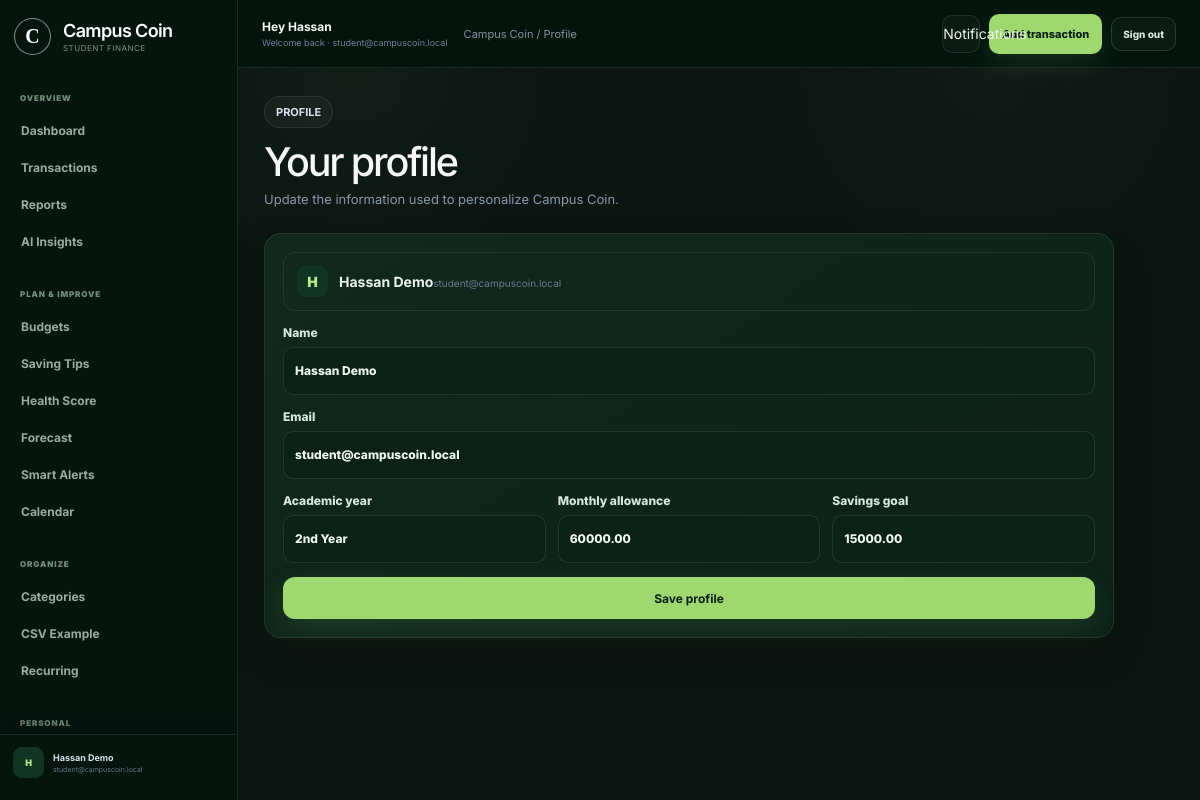
/student/profile.php (signed in), run on the app's committed database.
### tables this page shows
CREATE TABLE users (
    user_id BIGINT UNSIGNED AUTO_INCREMENT PRIMARY KEY,
    role ENUM('student', 'admin') NOT NULL DEFAULT 'student',
    name VARCHAR(120) NOT NULL,
    email VARCHAR(190) NOT NULL,
    password_hash VARCHAR(255) NOT NULL,
    academic_year VARCHAR(50) NULL,
    monthly_allowance_baseline DECIMAL(12,2) NULL,
    monthly_savings_goal DECIMAL(12,2) NULL,
    status ENUM('pending', 'active', 'disabled') NOT NULL DEFAULT 'pending',
    email_verified_at DATETIME NULL,
    last_login_at DATETIME NULL,
    created_at DATETIME NOT NULL DEFAULT CURRENT_TIMESTAMP,
    updated_at DATETIME NOT NULL DEFAULT CURRENT_TIMESTAMP ON UPDATE CURRENT_TIMESTAMP,
    CONSTRAINT uq_users_email UNIQUE (email),
    CONSTRAINT chk_users_allowance CHECK (
        monthly_allowance_baseline IS NULL OR monthly_allowance_baseline >= 0
    ),
    CONSTRAINT chk_users_savings_goal CHECK (
        monthly_savings_goal IS NULL OR monthly_savings_goal >= 0
    )
);

### config/database.php (called while the page is built, shortened)
<?php
function db(): PDO
{
    static $pdo = null;
    if ($pdo instanceof PDO) {
        return $pdo;
    }
    $host = '127.0.0.1';
    $port = '3306';
    $database = 'campus_coin';
    $username = 'root';
    $password = '';
    $dsn = "mysql:host={$host};port={$port};dbname={$database};charset=utf8mb4";
    $pdo = new PDO($dsn, $username, $password, [
        PDO::ATTR_ERRMODE            => PDO::ERRMODE_EXCEPTION,
        PDO::ATTR_DEFAULT_FETCH_MODE => PDO::FETCH_ASSOC,
        PDO::ATTR_EMULATE_PREPARES   => false,
    ]);
    return $pdo;
}

### includes/bootstrap.php (called while the page is built, shortened)
<?php
require_once __DIR__ . "/../config/database.php";
function e(?string $v): string{return htmlspecialchars($v??"",ENT_QUOTES,"UTF-8");}

### student/profile.php (the view)
<?php declare(strict_types=1);require __DIR__.'/../includes/bootstrap.php';require_student();$uid=(int)current_user()['user_id'];if($_SERVER['REQUEST_METHOD']==='POST'){verify_csrf($_POST['csrf_token']??null);db()->prepare('UPDATE users SET name=?,academic_year=?,monthly_allowance_baseline=?,monthly_savings_goal=? WHERE user_id=?')->execute([trim($_POST['name']),trim($_POST['academic_year']??'')?:null,($_POST['allowance']??'')===''?null:(float)$_POST['allowance'],($_POST['goal']??'')===''?null:(float)$_POST['goal'],$uid]);$_SESSION['user']['name']=trim($_POST['name']);flash('success','Profile updated.');redirect('student/profile.php');}$s=db()->prepare('SELECT * FROM users WHERE user_id=?');$s->execute([$uid]);$u=$s->fetch();$pageTitle='Profile';$activePage='profile';require __DIR__.'/../includes/app_header.php';?><section class="page-head"><div><span class="eyebrow">PROFILE</span><h1>Your profile</h1><p>Update the information used to personalize Campus Coin.</p></div></section><section class="panel form-panel"><form class="form" method="post"><input type="hidden" name="csrf_token" value="<?=e(csrf_token())?>"><div class="profile-banner"><span class="avatar"><?=e(strtoupper(substr($u['name'],0,1)))?></span><span><strong><?=e($u['name'])?></strong><small class="muted"><?=e($u['email'])?></small></span></div><label>Name<input class="input" name="name" value="<?=e($u['name'])?>" required></label><label>Email<input class="input" value="<?=e($u['email'])?>" disabled></label><div class="form-grid three"><label>Academic year<input class="input" name="academic_year" value="<?=e($u['academic_year'])?>"></label><label>Monthly allowance<input class="input" type="number" min="0" step="0.01" name="allowance" value="<?=e((string)$u['monthly_allowance_baseline'])?>"></label><label>Savings goal<input class="input" type="number" min="0" step="0.01" name="goal" value="<?=e((string)$u['monthly_savings_goal'])?>"></label></div><button class="btn btn-primary">Save profile</button></form></section><?php require __DIR__.'/../includes/footer.php';?>

### data on the page
users: name "H", name "Hassan Demo", email "student@campuscoin.local", academic_year "2nd Year", allowance "60000.00", goal "15000.00"

### other printed values
substr($user['name'],0,1) "H"
$user['name'] "Hassan Demo"
$user['email'] "student@campuscoin.local"
explode(' ', trim($user['name']))[0] ?: $user['name'] "Hassan"
$role==='admin'?'Admin':'Campus Coin' "Campus Coin"
$pageTitle "Profile"
